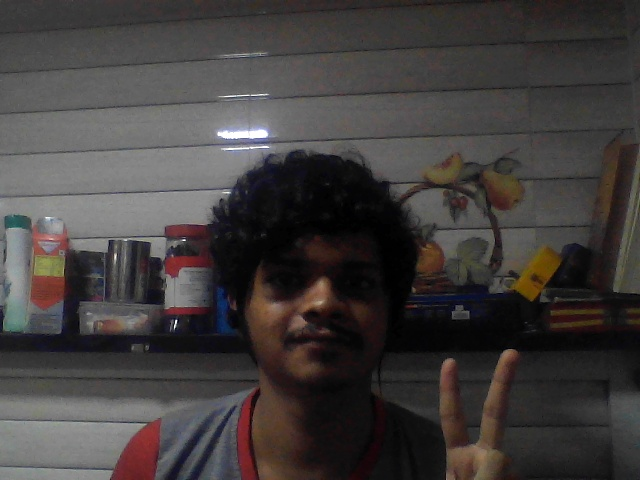
#> input picture 2. Moving Object Detection - Project No. 1/Clicked Image.jpg, 640 x 480 px, given in place of the camera
$ python moving_object_detection.py
#> lines starting #> are read from the running program, lines starting #| are printed output that depends on the picture
#First Task - Obtain Camera Feed
#Second Task - Capture First Image to Fix it as Background Image
#Third Task- Compare First Image(Background Image) and Current Image

import cv2
import time
import imutils #To resize for having better image view

cam = cv2.VideoCapture(0) #Initialize the Camera. 0 value means Laptop Primary Camera, 1 and 2 for External Cameras
time.sleep(1) #This is not necessary though. Optional.

firstFrame = None
area = 500 #Area is helpful obtaining how much change is occuring. e.g. In Home, If screen or cloth is there and it swings in front of camera then it should not detect as moving object
#We have to detect big objects like hand,animal or person paasing by etc.

while True:
	_,img = cam.read()
#> img is the input picture: shape (480, 640, 3); mean B, G, R 61.1, 62, 66.2
	text = "Normal" #Text For First Frame
	img = imutils.resize(img, width=500) #Resize image if you want in real time
#> img: shape (375, 500, 3)
	grayImg = cv2.cvtColor(img, cv2.COLOR_BGR2GRAY) #Convert into gray bcoz it is not require to do it in color image. Binary Image is enough.It will run fast and there will be less load on RAM
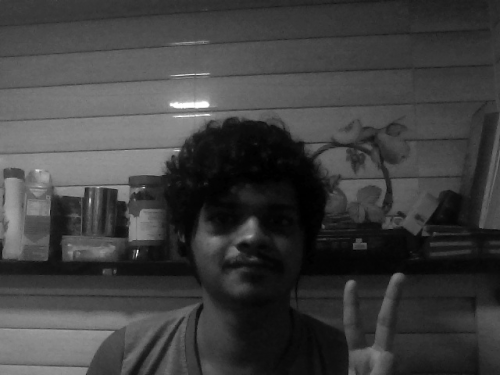
#> grayImg: shape (375, 500); min 0, max 255, mean 63.2
	gaussianImg = cv2.GaussianBlur(grayImg, (21, 21), 0) #After Gaussian Blur we are going to do the thresholding which is very suitable for gaussian image
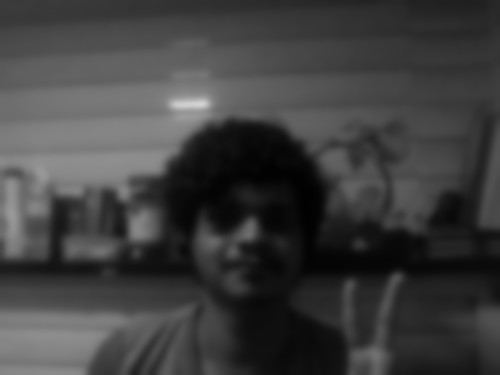
#> gaussianImg: shape (375, 500); min 1, max 211, mean 63.2
	if firstFrame is None: #When we get the first frame as none then we are going to assign the gaussianImg as FirstFrame
		firstFrame = gaussianImg # There was nothing inside firstFrame so we just assgined Gaussian Image over here
		continue #This loop will run only one time
	imgDiff = cv2.absdiff(firstFrame, gaussianImg) #With this we will find the diff. betn. Current Frame and First Frame. Compare each and every time.
	threshImg = cv2.threshold(imgDiff, 25, 255, cv2.THRESH_BINARY)[1] #Black and White image.It may contain holes or dots.
	threshImg = cv2.dilate(threshImg, None, iterations=2) #Bcoz of dilate holes inside threshold image will be removed. Dilate increases the thickness.
	cnts = cv2.findContours(threshImg.copy(), cv2.RETR_EXTERNAL,
		cv2.CHAIN_APPROX_SIMPLE) #Contours helful to find neighbourhood pixels so they can connect and we can find how much area is differed and we can plot the rectangle around moving object
        #E.g Hands...there is gap betn fingers but still it will recognize as 1 object
        #We will apply conoturs on copy of threshold image so we can use original threshold image later
	cnts = imutils.grab_contours(cnts) #store the contours values.Boundary around moving object.
	for c in cnts:  #Pass each and every count to detect whether there is movement or not
		if cv2.contourArea(c) < area: #If countours are less than area then only it is going to draw the rectangle
			continue
		(x, y, w, h) = cv2.boundingRect(c) #We will get the coordinates of object by this
		cv2.rectangle(img, (x, y), (x + w, y + h), (0, 255, 0), 2) #Drawing the Rectangle
		text = "Moving Object detected"
	print(text)
	cv2.putText(img, text, (10, 20),
		cv2.FONT_HERSHEY_SIMPLEX, 0.5, (0, 0, 255), 2)  #Don't put this in for loop bcoz if contour value not present it will not go in the loop and will give TEXT=NORMAL
	cv2.imshow("VideoStream", img)
	# cv2.imshow("Thresh", threshImg)
	# cv2.imshow("Image Difference", imgDiff)
	key = cv2.waitKey(1) & 0xFF
	if key == ord("q"):
		break
cam.release()
cv2.destroyAllWindows()
